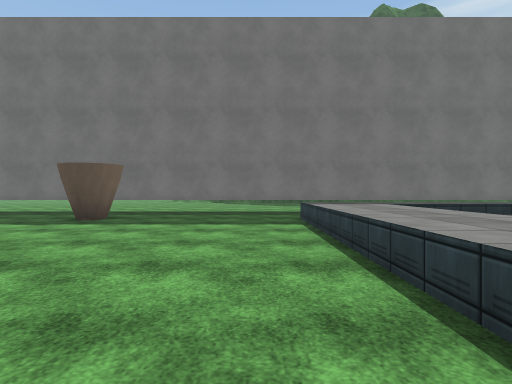
[1] (above)

24 first-person views from a walk through a 3-D level made in the Unity game engine. The camera is 1.2 m above the floor, looks level and sees 75° across. The floor is counted in squares, 2 m on a side. Each view is taken from the middle of a square. On the plan, view 1 faces up. The plan holds only what a view shows up to about 10 squares ahead; the rest is blank. The place goes on beyond the plan. Some surface patterns are stand-ins.

[2]
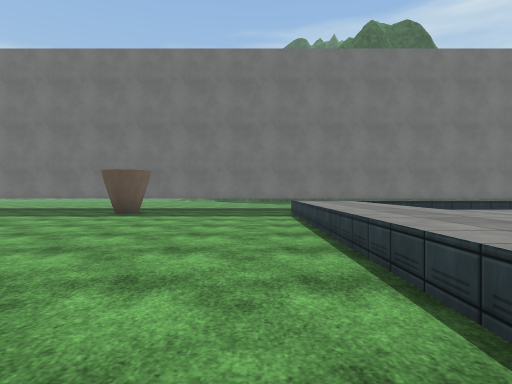

[3]
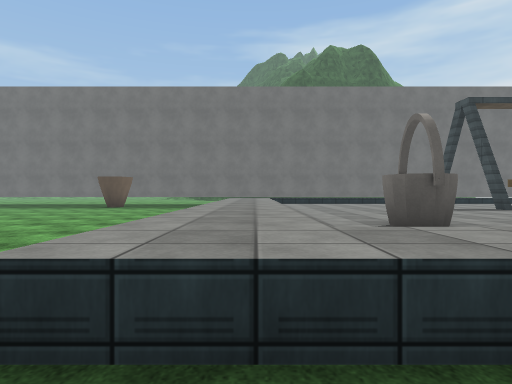

[4]
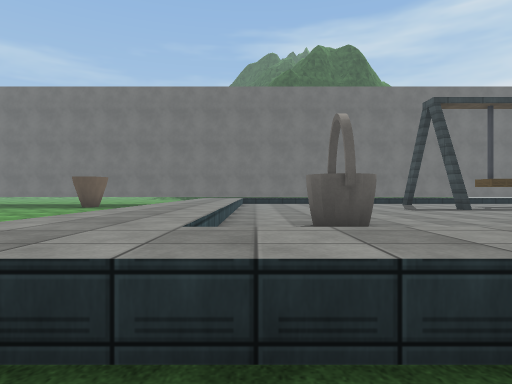

[5]
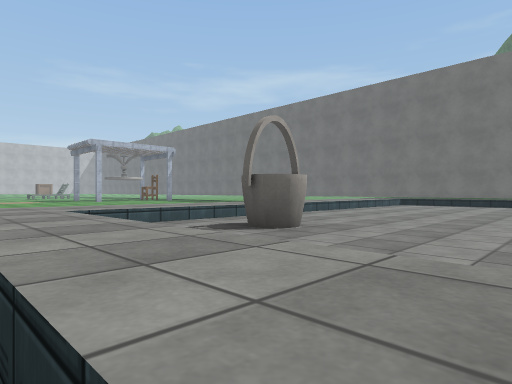

[6]
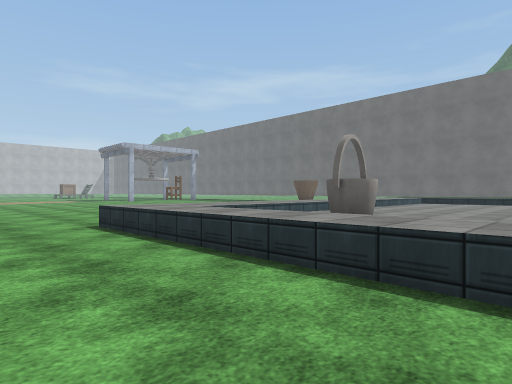

[7]
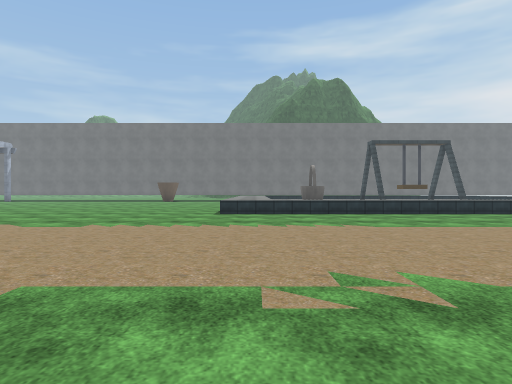

[8]
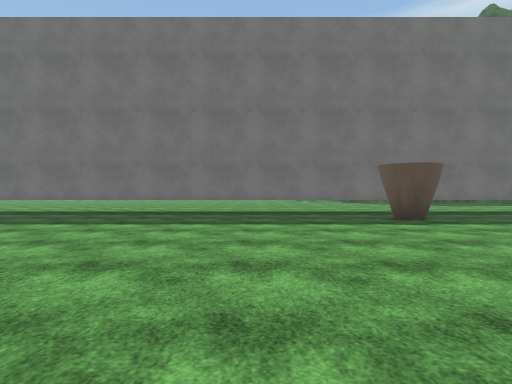

[9]
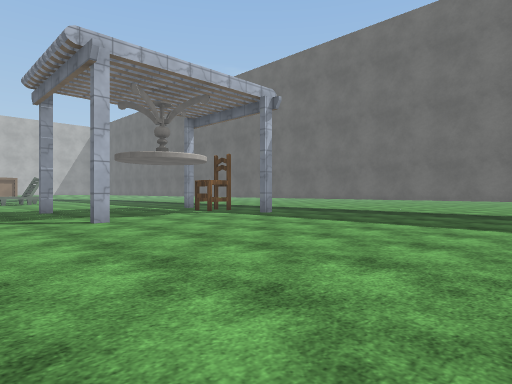

[10]
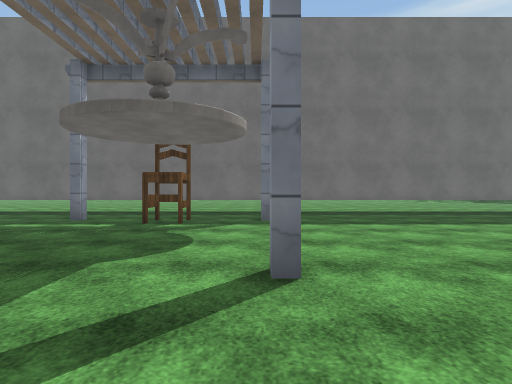

[11]
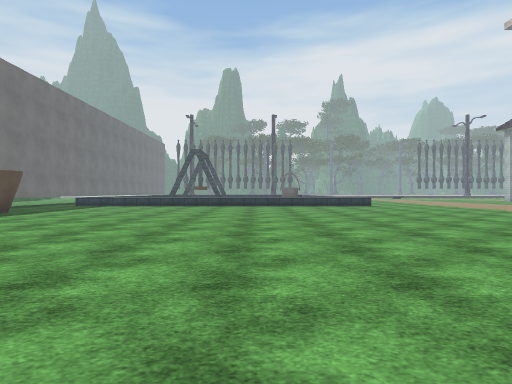

[12]
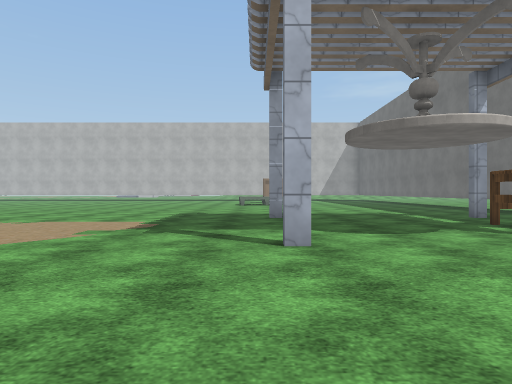

[13]
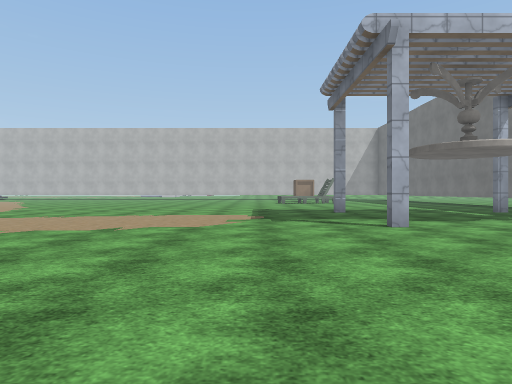

[14]
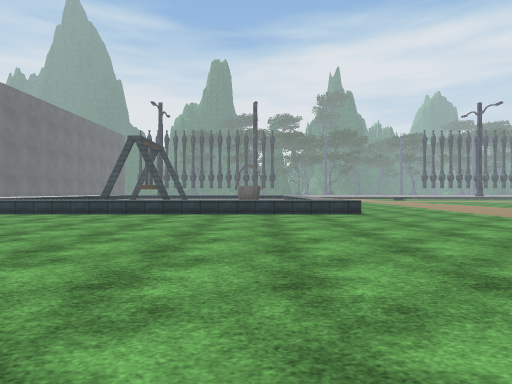

[15]
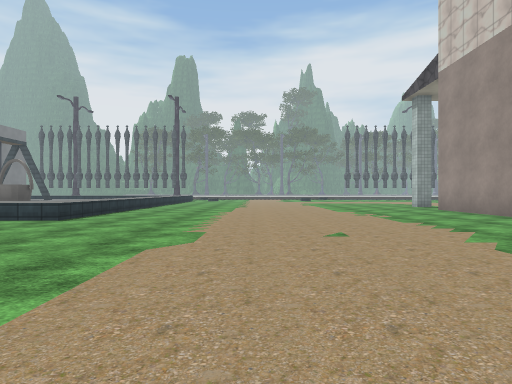

[16]
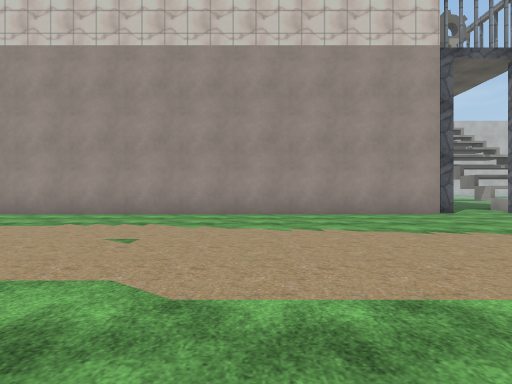

[17]
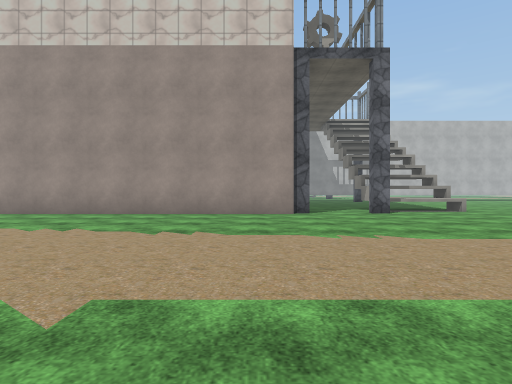

[18]
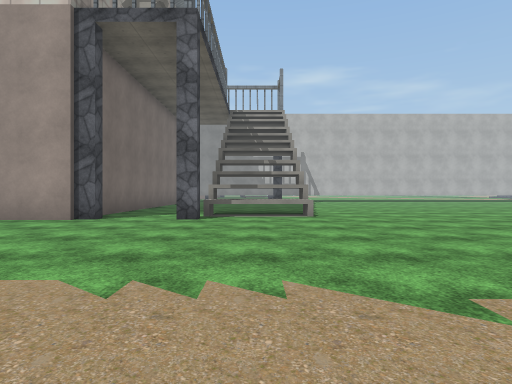

[19]
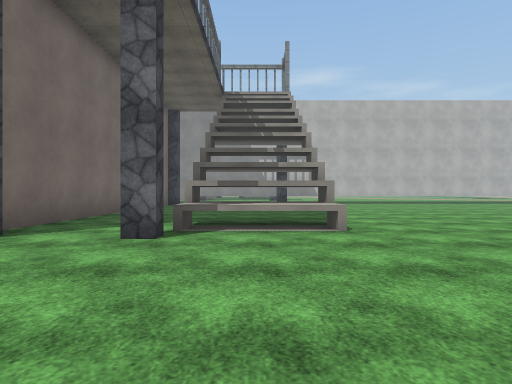

[20]
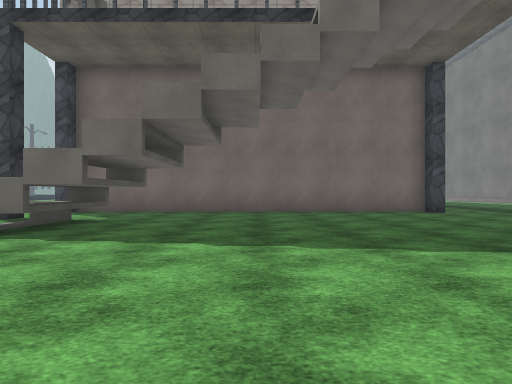

[21]
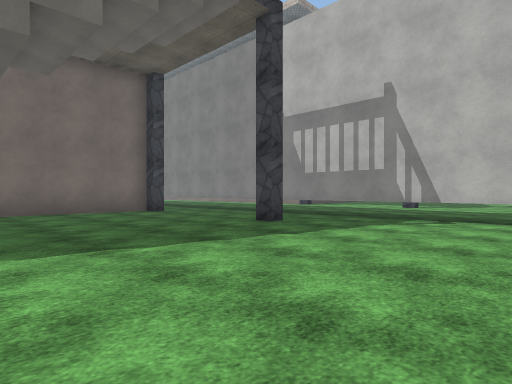

[22]
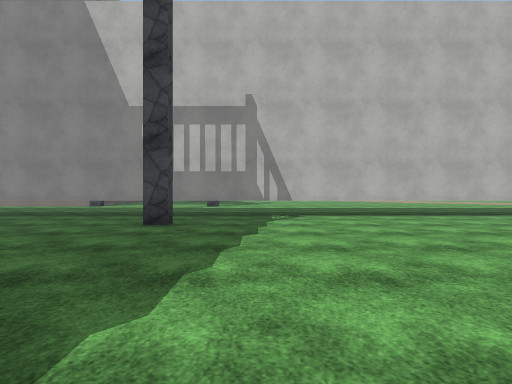

[23]
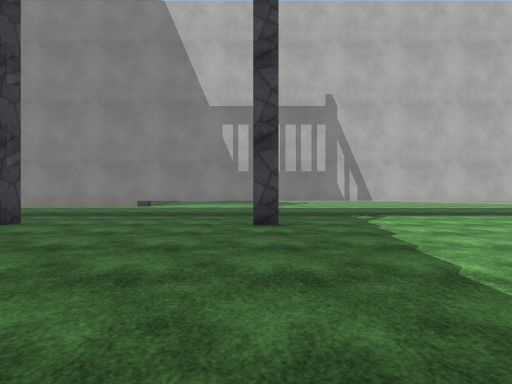

[24]
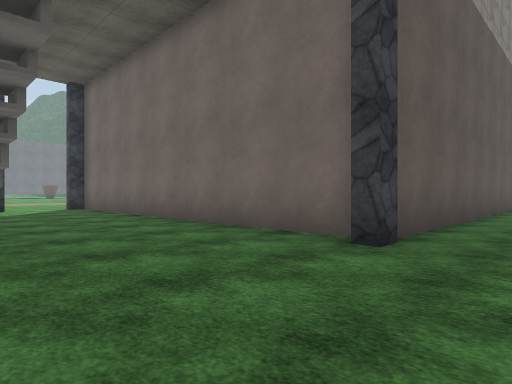

### Floor plan
Key: @ floor where view 1 was taken; # wall or solid block; . floor; ^ raised ledge; O other object.
Columns run from 20 left of view 1 to 7 right of it. Each row starts with its distance up from view 1.
  9 ############################
  8 ................O.....
  7 ..#.O.#.........OO...^^^^^^^
  6 .....................^^ ^^^
  5 .....................^^^^^
  4 .....................^^^^^^^
  3   ...................^^^^^^^
  2 ..#...#..............^^^^^^^
  1 .....................^^^^^^^
  0 ....................@^^^^^^^
 -1 .....................^^^O^^^
 -2 .....................^^^O^^^
 -3 .....................^^^^^^^
 -4 ........    .........^^^^^^^
 -5 .......      ...............
 -6   ...        . .............
 -7   ..        ................
 -8         .  .................
 -9        ....................
-10       ....................
-11      .....................
-12      ....................
-13     .....................
-14    ......................
-15    .......#..............
-16   ..........#############
-17  ......OOO..#
-18  ......OOO..#
-19   ..........#
-20  ...........#
-21  ...........#
-22   ..........#
-23   ..........#
-24   ..........#
-25  ...........#
-26 .......#....#########
-27 ...................
-28 ..............
-29 ##############
-30 ..............
-31    ....
-32     ..

Positions as (right, up) in squares from view 1, and headings:
1: (0, 0), facing up
2: (0, -2), facing up
3: (2, -6), facing up
4: (3, -6), facing up
5: (7, -5), facing up-left
6: (7, -7), facing up-left
7: (2, -14), facing up
8: (-7, 0), facing up
9: (-7, 0), facing up-left
10: (-14, 0), facing up
11: (-13, 0), facing right
12: (-10, 2), facing left
13: (-8, 0), facing left
14: (-8, -2), facing right
15: (-6, -9), facing right
16: (-3, -6), facing down
17: (-7, -6), facing down
18: (-12, -8), facing down
19: (-12, -11), facing down
20: (-18, -21), facing right
21: (-18, -21), facing down-right
22: (-15, -20), facing down
23: (-13, -20), facing down
24: (-12, -28), facing up-right
